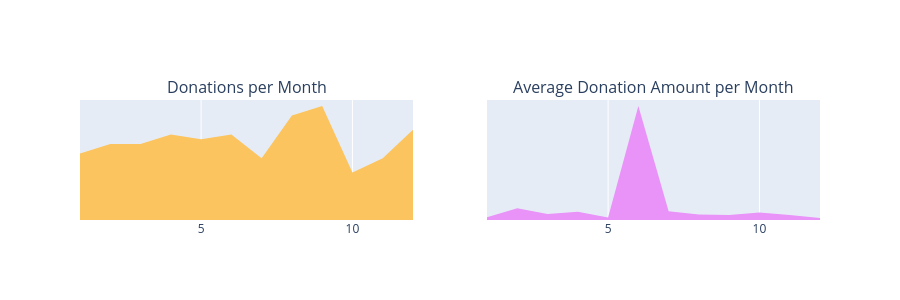

Notebook code cell kept with this figure:
### Markdown cell above
> Desde el año 2012, el número de donaciones en donorschoose ha aumentado de manera constante. Con cerca de 150 donaciones recibidas en 2012, donorschoose recibió aproximadamente **1.1 millones de donaciones** en el año 2017. El monto más alto recibido en 2017 fue igual a **USD 31,856**, el cual se recibió de un donante de **Lafayette, Colorado**. Esta donación se recibió el 02 de marzo de 2017.   
> En ese mismo año, se recibió un número gigantesco de donaciones de un donante de **Manhattan Beach, California**, quien realizó **13,751 donaciones**.   
> El monto promedio de donación recibido por año es cercano a **USD 60**, mientras que fue más alto en el año inicial, es decir 2012, igual a **USD 166**.  


### Donaciones por Mes 
- 3.4.3 Número de Donaciones por Mes 
- 3.4.4 Promedio de Donaciones por Mes

### Code cell
from plotly.subplots import make_subplots
import plotly.graph_objects as go
from plotly.offline import iplot

# Agrupar por mes
t2 = donations_df.groupby('Donation Month').agg({
    'Donation Year': 'count',
    'Donation Amount': 'mean'
}).reset_index().rename(columns={
    'Donation Year': 'Donaciones Totales',
    'Donation Amount': 'Average Amount'
})

# Crear figura
fig = make_subplots(
    rows=1,
    cols=2,
    subplot_titles=("Donations per Month", "Average Donation Amount per Month")
)

# Gráfico 1
fig.add_trace(
    go.Scatter(
        x=t2['Donation Month'],
        y=t2['Donaciones Totales'],
        fill='tozeroy',
        fillcolor='#fcc45f',
        mode='none'
    ),
    row=1,
    col=1
)

# Gráfico 2
fig.add_trace(
    go.Scatter(
        x=t2['Donation Month'],
        y=t2['Average Amount'],
        fill='tozeroy',
        fillcolor='#e993f9',
        mode='none'
    ),
    row=1,
    col=2
)

# Configuración del diseño
fig.update_layout(
    height=300,
    showlegend=False
)

# Configuración de ambos ejes Y
fig.update_yaxes(
    autorange=True,
    showgrid=False,
    zeroline=False,
    showline=False,
    ticks='',
    showticklabels=False
)

iplot(fig)

### Figure 1 — Plotly figure (JSON) as saved in the notebook; plotly's stock layout.template omitted (floating-point values rounded to 4 significant figures)
{"data": [{"fill": "tozeroy", "fillcolor": "#fcc45f", "mode": "none", "type": "scatter", "x": [1, 2, 3, 4, 5, 6, 7, 8, 9, 10, 11, 12], "xaxis": "x", "y": [14, 16, 16, 18, 17, 18, 13, 22, 24, 10, 13, 19], "yaxis": "y"}, {"fill": "tozeroy", "fillcolor": "#e993f9", "mode": "none", "type": "scatter", "x": [1, 2, 3, 4, 5, 6, 7, 8, 9, 10, 11, 12], "xaxis": "x2", "y": [85.26, 378.8, 195.4, 267.7, 82.4, 3663.0, 282.5, 177.1, 161.8, 239.1, 157.5, 66.39], "yaxis": "y2"}], "layout": {"annotations": [{"font": {"size": 16}, "showarrow": false, "text": "Donations per Month", "x": 0.225, "xanchor": "center", "xref": "paper", "y": 1, "yanchor": "bottom", "yref": "paper"}, {"font": {"size": 16}, "showarrow": false, "text": "Average Donation Amount per Month", "x": 0.775, "xanchor": "center", "xref": "paper", "y": 1, "yanchor": "bottom", "yref": "paper"}], "height": 300, "showlegend": false, "xaxis": {"anchor": "y", "domain": [0, 0.45]}, "xaxis2": {"anchor": "y2", "domain": [0.55, 1]}, "yaxis": {"anchor": "x", "autorange": true, "domain": [0, 1], "showgrid": false, "showline": false, "showticklabels": false, "ticks": "", "zeroline": false}, "yaxis2": {"anchor": "x2", "autorange": true, "domain": [0, 1], "showgrid": false, "showline": false, "showticklabels": false, "ticks": "", "zeroline": false}}}
